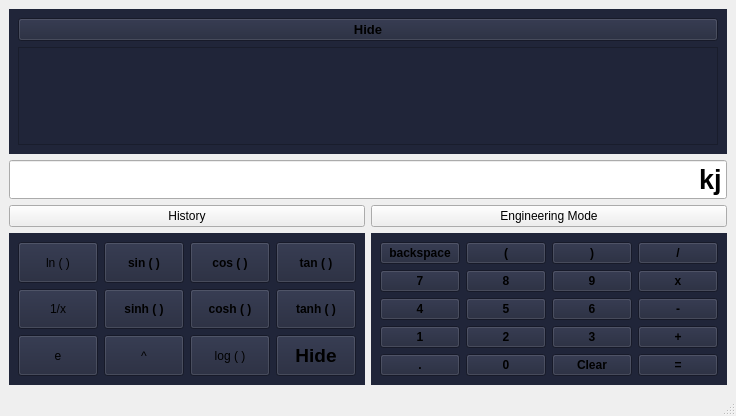
<?xml version="1.0" encoding="UTF-8"?>
<ui version="4.0">
 <class>Calculator</class>
 <widget class="QMainWindow" name="Calculator">
  <property name="geometry">
   <rect>
    <x>0</x>
    <y>0</y>
    <width>656</width>
    <height>416</height>
   </rect>
  </property>
  <property name="windowTitle">
   <string>Calculator</string>
  </property>
  <property name="styleSheet">
   <string notr="true">background-color: rgb(32, 37, 57);
color: rgb(165, 162, 255);

QPushButton#Pressed {
border-color: rgb(165, 162, 255);
}</string>
  </property>
  <widget class="QWidget" name="centralwidget">
   <layout class="QVBoxLayout" name="verticalLayout">
    <item>
     <widget class="QWidget" name="widget_history" native="true">
      <property name="sizePolicy">
       <sizepolicy hsizetype="Preferred" vsizetype="Expanding">
        <horstretch>0</horstretch>
        <verstretch>0</verstretch>
       </sizepolicy>
      </property>
      <property name="styleSheet">
       <string notr="true">background-color: rgb(32, 37, 57);</string>
      </property>
      <layout class="QVBoxLayout" name="verticalLayout_4">
       <item>
        <widget class="QPushButton" name="hideHistory">
         <property name="font">
          <font>
           <pointsize>10</pointsize>
           <weight>75</weight>
           <bold>true</bold>
          </font>
         </property>
         <property name="text">
          <string>Hide</string>
         </property>
        </widget>
       </item>
       <item>
        <widget class="QListView" name="listView"/>
       </item>
      </layout>
     </widget>
    </item>
    <item>
     <widget class="QLineEdit" name="Display">
      <property name="sizePolicy">
       <sizepolicy hsizetype="Preferred" vsizetype="Fixed">
        <horstretch>0</horstretch>
        <verstretch>0</verstretch>
       </sizepolicy>
      </property>
      <property name="font">
       <font>
        <pointsize>20</pointsize>
        <weight>75</weight>
        <bold>true</bold>
       </font>
      </property>
      <property name="layoutDirection">
       <enum>Qt::LeftToRight</enum>
      </property>
      <property name="text">
       <string>kj</string>
      </property>
      <property name="alignment">
       <set>Qt::AlignRight|Qt::AlignTrailing|Qt::AlignVCenter</set>
      </property>
     </widget>
    </item>
    <item>
     <layout class="QHBoxLayout" name="horizontalLayout_2">
      <item>
       <widget class="QPushButton" name="Bhistory">
        <property name="text">
         <string>History</string>
        </property>
       </widget>
      </item>
      <item>
       <widget class="QPushButton" name="EngrMode">
        <property name="text">
         <string>Engineering Mode</string>
        </property>
       </widget>
      </item>
     </layout>
    </item>
    <item>
     <layout class="QHBoxLayout" name="horizontalLayout">
      <item>
       <widget class="QWidget" name="Engr" native="true">
        <property name="sizePolicy">
         <sizepolicy hsizetype="Preferred" vsizetype="Expanding">
          <horstretch>0</horstretch>
          <verstretch>0</verstretch>
         </sizepolicy>
        </property>
        <property name="styleSheet">
         <string notr="true">background-color: rgb(32, 37, 57);</string>
        </property>
        <layout class="QVBoxLayout" name="verticalLayout_3">
         <item>
          <layout class="QGridLayout" name="gridLayout_2">
           <item row="1" column="2">
            <widget class="QPushButton" name="Bcosh">
             <property name="sizePolicy">
              <sizepolicy hsizetype="Preferred" vsizetype="Expanding">
               <horstretch>0</horstretch>
               <verstretch>0</verstretch>
              </sizepolicy>
             </property>
             <property name="font">
              <font>
               <pointsize>9</pointsize>
               <weight>75</weight>
               <bold>true</bold>
              </font>
             </property>
             <property name="text">
              <string>cosh ( )</string>
             </property>
            </widget>
           </item>
           <item row="2" column="2">
            <widget class="QPushButton" name="pushButton">
             <property name="sizePolicy">
              <sizepolicy hsizetype="Preferred" vsizetype="Preferred">
               <horstretch>0</horstretch>
               <verstretch>0</verstretch>
              </sizepolicy>
             </property>
             <property name="text">
              <string>log ( )</string>
             </property>
            </widget>
           </item>
           <item row="2" column="3">
            <widget class="QPushButton" name="Hide">
             <property name="sizePolicy">
              <sizepolicy hsizetype="Preferred" vsizetype="Expanding">
               <horstretch>0</horstretch>
               <verstretch>0</verstretch>
              </sizepolicy>
             </property>
             <property name="font">
              <font>
               <pointsize>14</pointsize>
               <weight>75</weight>
               <bold>true</bold>
              </font>
             </property>
             <property name="text">
              <string>Hide</string>
             </property>
            </widget>
           </item>
           <item row="1" column="3">
            <widget class="QPushButton" name="Btanh">
             <property name="sizePolicy">
              <sizepolicy hsizetype="Preferred" vsizetype="Expanding">
               <horstretch>0</horstretch>
               <verstretch>0</verstretch>
              </sizepolicy>
             </property>
             <property name="font">
              <font>
               <pointsize>9</pointsize>
               <weight>75</weight>
               <bold>true</bold>
              </font>
             </property>
             <property name="text">
              <string>tanh ( )</string>
             </property>
            </widget>
           </item>
           <item row="0" column="3">
            <widget class="QPushButton" name="Btan">
             <property name="sizePolicy">
              <sizepolicy hsizetype="Preferred" vsizetype="Expanding">
               <horstretch>0</horstretch>
               <verstretch>0</verstretch>
              </sizepolicy>
             </property>
             <property name="font">
              <font>
               <pointsize>9</pointsize>
               <weight>75</weight>
               <bold>true</bold>
              </font>
             </property>
             <property name="text">
              <string>tan ( )</string>
             </property>
            </widget>
           </item>
           <item row="2" column="1">
            <widget class="QPushButton" name="Power">
             <property name="sizePolicy">
              <sizepolicy hsizetype="Preferred" vsizetype="Expanding">
               <horstretch>0</horstretch>
               <verstretch>0</verstretch>
              </sizepolicy>
             </property>
             <property name="text">
              <string>^</string>
             </property>
            </widget>
           </item>
           <item row="0" column="2">
            <widget class="QPushButton" name="Bcos">
             <property name="sizePolicy">
              <sizepolicy hsizetype="Preferred" vsizetype="Expanding">
               <horstretch>0</horstretch>
               <verstretch>0</verstretch>
              </sizepolicy>
             </property>
             <property name="font">
              <font>
               <pointsize>9</pointsize>
               <weight>75</weight>
               <bold>true</bold>
              </font>
             </property>
             <property name="text">
              <string>cos ( )</string>
             </property>
            </widget>
           </item>
           <item row="0" column="1">
            <widget class="QPushButton" name="Bsin">
             <property name="sizePolicy">
              <sizepolicy hsizetype="Preferred" vsizetype="Expanding">
               <horstretch>0</horstretch>
               <verstretch>0</verstretch>
              </sizepolicy>
             </property>
             <property name="font">
              <font>
               <pointsize>9</pointsize>
               <weight>75</weight>
               <bold>true</bold>
              </font>
             </property>
             <property name="text">
              <string>sin ( )</string>
             </property>
            </widget>
           </item>
           <item row="1" column="1">
            <widget class="QPushButton" name="Bsinh">
             <property name="sizePolicy">
              <sizepolicy hsizetype="Preferred" vsizetype="Expanding">
               <horstretch>0</horstretch>
               <verstretch>0</verstretch>
              </sizepolicy>
             </property>
             <property name="font">
              <font>
               <pointsize>9</pointsize>
               <weight>75</weight>
               <bold>true</bold>
              </font>
             </property>
             <property name="text">
              <string>sinh ( )</string>
             </property>
            </widget>
           </item>
           <item row="0" column="0">
            <widget class="QPushButton" name="pushButton_2">
             <property name="sizePolicy">
              <sizepolicy hsizetype="Preferred" vsizetype="Preferred">
               <horstretch>0</horstretch>
               <verstretch>0</verstretch>
              </sizepolicy>
             </property>
             <property name="text">
              <string>ln ( )</string>
             </property>
            </widget>
           </item>
           <item row="1" column="0">
            <widget class="QPushButton" name="pushButton_3">
             <property name="sizePolicy">
              <sizepolicy hsizetype="Preferred" vsizetype="Preferred">
               <horstretch>0</horstretch>
               <verstretch>0</verstretch>
              </sizepolicy>
             </property>
             <property name="text">
              <string>1/x</string>
             </property>
            </widget>
           </item>
           <item row="2" column="0">
            <widget class="QPushButton" name="pushButton_4">
             <property name="sizePolicy">
              <sizepolicy hsizetype="Preferred" vsizetype="Preferred">
               <horstretch>0</horstretch>
               <verstretch>0</verstretch>
              </sizepolicy>
             </property>
             <property name="text">
              <string>e</string>
             </property>
            </widget>
           </item>
          </layout>
         </item>
        </layout>
       </widget>
      </item>
      <item>
       <widget class="QWidget" name="Normal" native="true">
        <property name="sizePolicy">
         <sizepolicy hsizetype="Preferred" vsizetype="Expanding">
          <horstretch>0</horstretch>
          <verstretch>0</verstretch>
         </sizepolicy>
        </property>
        <property name="styleSheet">
         <string notr="true">background-color: rgb(32, 37, 57);</string>
        </property>
        <layout class="QVBoxLayout" name="verticalLayout_2">
         <item>
          <layout class="QGridLayout" name="gridLayout">
           <item row="0" column="0">
            <widget class="QPushButton" name="Backspace">
             <property name="sizePolicy">
              <sizepolicy hsizetype="Preferred" vsizetype="Expanding">
               <horstretch>0</horstretch>
               <verstretch>0</verstretch>
              </sizepolicy>
             </property>
             <property name="font">
              <font>
               <pointsize>9</pointsize>
               <weight>75</weight>
               <bold>true</bold>
              </font>
             </property>
             <property name="text">
              <string>backspace</string>
             </property>
            </widget>
           </item>
           <item row="3" column="3">
            <widget class="QPushButton" name="Add">
             <property name="sizePolicy">
              <sizepolicy hsizetype="Preferred" vsizetype="Expanding">
               <horstretch>0</horstretch>
               <verstretch>0</verstretch>
              </sizepolicy>
             </property>
             <property name="font">
              <font>
               <pointsize>9</pointsize>
               <weight>75</weight>
               <bold>true</bold>
              </font>
             </property>
             <property name="text">
              <string>+</string>
             </property>
            </widget>
           </item>
           <item row="0" column="2">
            <widget class="QPushButton" name="Bclose">
             <property name="sizePolicy">
              <sizepolicy hsizetype="Preferred" vsizetype="Expanding">
               <horstretch>0</horstretch>
               <verstretch>0</verstretch>
              </sizepolicy>
             </property>
             <property name="font">
              <font>
               <pointsize>9</pointsize>
               <weight>75</weight>
               <bold>true</bold>
              </font>
             </property>
             <property name="text">
              <string>)</string>
             </property>
            </widget>
           </item>
           <item row="1" column="3">
            <widget class="QPushButton" name="Multiply">
             <property name="sizePolicy">
              <sizepolicy hsizetype="Preferred" vsizetype="Expanding">
               <horstretch>0</horstretch>
               <verstretch>0</verstretch>
              </sizepolicy>
             </property>
             <property name="font">
              <font>
               <pointsize>9</pointsize>
               <weight>75</weight>
               <bold>true</bold>
              </font>
             </property>
             <property name="text">
              <string>x</string>
             </property>
            </widget>
           </item>
           <item row="0" column="3">
            <widget class="QPushButton" name="Divide">
             <property name="sizePolicy">
              <sizepolicy hsizetype="Preferred" vsizetype="Expanding">
               <horstretch>0</horstretch>
               <verstretch>0</verstretch>
              </sizepolicy>
             </property>
             <property name="font">
              <font>
               <pointsize>9</pointsize>
               <weight>75</weight>
               <bold>true</bold>
              </font>
             </property>
             <property name="text">
              <string>/</string>
             </property>
            </widget>
           </item>
           <item row="0" column="1">
            <widget class="QPushButton" name="Bopen">
             <property name="sizePolicy">
              <sizepolicy hsizetype="Preferred" vsizetype="Expanding">
               <horstretch>0</horstretch>
               <verstretch>0</verstretch>
              </sizepolicy>
             </property>
             <property name="font">
              <font>
               <pointsize>9</pointsize>
               <weight>75</weight>
               <bold>true</bold>
              </font>
             </property>
             <property name="text">
              <string>(</string>
             </property>
            </widget>
           </item>
           <item row="2" column="3">
            <widget class="QPushButton" name="Subtract">
             <property name="sizePolicy">
              <sizepolicy hsizetype="Preferred" vsizetype="Expanding">
               <horstretch>0</horstretch>
               <verstretch>0</verstretch>
              </sizepolicy>
             </property>
             <property name="font">
              <font>
               <pointsize>9</pointsize>
               <weight>75</weight>
               <bold>true</bold>
              </font>
             </property>
             <property name="text">
              <string>-</string>
             </property>
            </widget>
           </item>
           <item row="4" column="3">
            <widget class="QPushButton" name="Equal">
             <property name="sizePolicy">
              <sizepolicy hsizetype="Preferred" vsizetype="Expanding">
               <horstretch>0</horstretch>
               <verstretch>0</verstretch>
              </sizepolicy>
             </property>
             <property name="font">
              <font>
               <pointsize>9</pointsize>
               <weight>75</weight>
               <bold>true</bold>
              </font>
             </property>
             <property name="text">
              <string>=</string>
             </property>
            </widget>
           </item>
           <item row="1" column="2">
            <widget class="QPushButton" name="B9">
             <property name="sizePolicy">
              <sizepolicy hsizetype="Preferred" vsizetype="Expanding">
               <horstretch>0</horstretch>
               <verstretch>0</verstretch>
              </sizepolicy>
             </property>
             <property name="font">
              <font>
               <pointsize>9</pointsize>
               <weight>75</weight>
               <bold>true</bold>
              </font>
             </property>
             <property name="text">
              <string>9</string>
             </property>
            </widget>
           </item>
           <item row="2" column="2">
            <widget class="QPushButton" name="B6">
             <property name="sizePolicy">
              <sizepolicy hsizetype="Preferred" vsizetype="Expanding">
               <horstretch>0</horstretch>
               <verstretch>0</verstretch>
              </sizepolicy>
             </property>
             <property name="font">
              <font>
               <pointsize>9</pointsize>
               <weight>75</weight>
               <bold>true</bold>
              </font>
             </property>
             <property name="text">
              <string>6</string>
             </property>
            </widget>
           </item>
           <item row="1" column="1">
            <widget class="QPushButton" name="B8">
             <property name="sizePolicy">
              <sizepolicy hsizetype="Preferred" vsizetype="Expanding">
               <horstretch>0</horstretch>
               <verstretch>0</verstretch>
              </sizepolicy>
             </property>
             <property name="font">
              <font>
               <pointsize>9</pointsize>
               <weight>75</weight>
               <bold>true</bold>
              </font>
             </property>
             <property name="text">
              <string>8</string>
             </property>
            </widget>
           </item>
           <item row="1" column="0">
            <widget class="QPushButton" name="B7">
             <property name="sizePolicy">
              <sizepolicy hsizetype="Preferred" vsizetype="Expanding">
               <horstretch>0</horstretch>
               <verstretch>0</verstretch>
              </sizepolicy>
             </property>
             <property name="font">
              <font>
               <pointsize>9</pointsize>
               <weight>75</weight>
               <bold>true</bold>
              </font>
             </property>
             <property name="text">
              <string>7</string>
             </property>
            </widget>
           </item>
           <item row="2" column="0">
            <widget class="QPushButton" name="B4">
             <property name="sizePolicy">
              <sizepolicy hsizetype="Preferred" vsizetype="Expanding">
               <horstretch>0</horstretch>
               <verstretch>0</verstretch>
              </sizepolicy>
             </property>
             <property name="font">
              <font>
               <pointsize>9</pointsize>
               <weight>75</weight>
               <bold>true</bold>
              </font>
             </property>
             <property name="text">
              <string>4</string>
             </property>
            </widget>
           </item>
           <item row="2" column="1">
            <widget class="QPushButton" name="B5">
             <property name="sizePolicy">
              <sizepolicy hsizetype="Preferred" vsizetype="Expanding">
               <horstretch>0</horstretch>
               <verstretch>0</verstretch>
              </sizepolicy>
             </property>
             <property name="font">
              <font>
               <pointsize>9</pointsize>
               <weight>75</weight>
               <bold>true</bold>
              </font>
             </property>
             <property name="text">
              <string>5</string>
             </property>
            </widget>
           </item>
           <item row="3" column="0">
            <widget class="QPushButton" name="B1">
             <property name="sizePolicy">
              <sizepolicy hsizetype="Preferred" vsizetype="Expanding">
               <horstretch>0</horstretch>
               <verstretch>0</verstretch>
              </sizepolicy>
             </property>
             <property name="font">
              <font>
               <pointsize>9</pointsize>
               <weight>75</weight>
               <bold>true</bold>
              </font>
             </property>
             <property name="text">
              <string>1</string>
             </property>
            </widget>
           </item>
           <item row="3" column="1">
            <widget class="QPushButton" name="B2">
             <property name="sizePolicy">
              <sizepolicy hsizetype="Preferred" vsizetype="Expanding">
               <horstretch>0</horstretch>
               <verstretch>0</verstretch>
              </sizepolicy>
             </property>
             <property name="font">
              <font>
               <pointsize>9</pointsize>
               <weight>75</weight>
               <bold>true</bold>
              </font>
             </property>
             <property name="text">
              <string>2</string>
             </property>
            </widget>
           </item>
           <item row="3" column="2">
            <widget class="QPushButton" name="B3">
             <property name="sizePolicy">
              <sizepolicy hsizetype="Preferred" vsizetype="Expanding">
               <horstretch>0</horstretch>
               <verstretch>0</verstretch>
              </sizepolicy>
             </property>
             <property name="font">
              <font>
               <pointsize>9</pointsize>
               <weight>75</weight>
               <bold>true</bold>
              </font>
             </property>
             <property name="text">
              <string>3</string>
             </property>
            </widget>
           </item>
           <item row="4" column="0">
            <widget class="QPushButton" name="Dot">
             <property name="sizePolicy">
              <sizepolicy hsizetype="Preferred" vsizetype="Expanding">
               <horstretch>0</horstretch>
               <verstretch>0</verstretch>
              </sizepolicy>
             </property>
             <property name="font">
              <font>
               <pointsize>9</pointsize>
               <weight>75</weight>
               <bold>true</bold>
              </font>
             </property>
             <property name="text">
              <string>.</string>
             </property>
            </widget>
           </item>
           <item row="4" column="1">
            <widget class="QPushButton" name="B0">
             <property name="sizePolicy">
              <sizepolicy hsizetype="Preferred" vsizetype="Expanding">
               <horstretch>0</horstretch>
               <verstretch>0</verstretch>
              </sizepolicy>
             </property>
             <property name="font">
              <font>
               <pointsize>9</pointsize>
               <weight>75</weight>
               <bold>true</bold>
              </font>
             </property>
             <property name="text">
              <string>0</string>
             </property>
            </widget>
           </item>
           <item row="4" column="2">
            <widget class="QPushButton" name="Clear">
             <property name="sizePolicy">
              <sizepolicy hsizetype="Preferred" vsizetype="Expanding">
               <horstretch>0</horstretch>
               <verstretch>0</verstretch>
              </sizepolicy>
             </property>
             <property name="font">
              <font>
               <pointsize>9</pointsize>
               <weight>75</weight>
               <bold>true</bold>
              </font>
             </property>
             <property name="text">
              <string>Clear</string>
             </property>
            </widget>
           </item>
          </layout>
         </item>
        </layout>
       </widget>
      </item>
     </layout>
    </item>
   </layout>
  </widget>
  <widget class="QMenuBar" name="menubar">
   <property name="geometry">
    <rect>
     <x>0</x>
     <y>0</y>
     <width>656</width>
     <height>20</height>
    </rect>
   </property>
  </widget>
  <widget class="QStatusBar" name="statusbar"/>
 </widget>
 <resources/>
 <connections/>
</ui>
